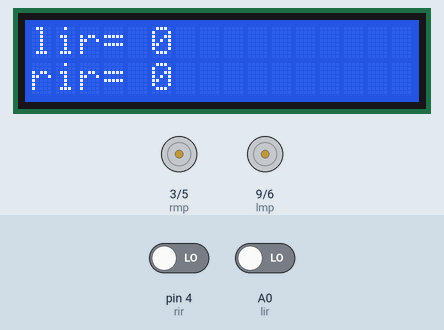
This sketch was run on a simulated Arduino Uno, built with avr-gcc and run on an emulated ATmega328P. On the bench: 16×2 character LCD, motor-driver pin pairs drawn as motors (green arrow = first pin HIGH = forward, orange = second pin HIGH = backward, longer = more drive). The inputs (shaded band) are chosen by the test bench; at power-on: pin 4 (rir) LOW, A0 (lir) LOW.

Above: at 1.2 s.
1.3 s: pin 4 (rir) driven HIGH
At 2.4 s:
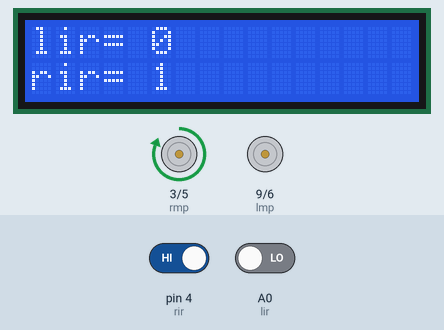
2.8 s: A0 (lir) driven HIGH
At 3.2 s:
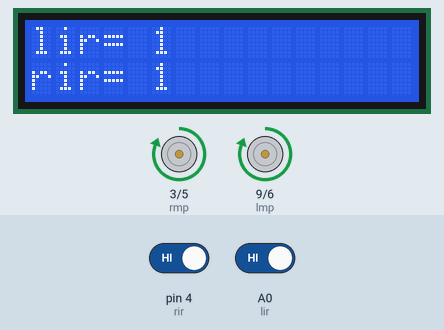
4.3 s: pin 4 (rir) driven LOW
At 4.7 s:
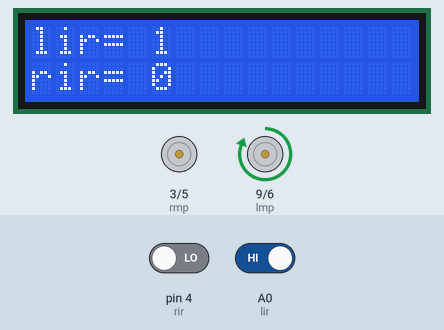
Timing chart, 0 to 7.3 s (numbered marks = the images above; inputs shaded):
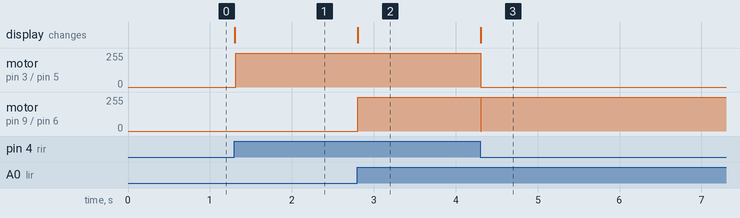

Measured:
- after the input at 1.3 s, motor on pin 3 (rmp) / pin 5 (rmn): stopped → forward 255/255 at once; the display: changes at once (image 1)
- after the input at 2.8 s, motor on pin 9 (lmp) / pin 6 (lmn): stopped → forward 255/255 at once; the display: changes at once (image 2)
- after the input at 4.3 s, motor on pin 3 (rmp) / pin 5 (rmn): forward 255/255 → stopped at once; motor on pin 9 (lmp) / pin 6 (lmn): forward 255/255 → stopped at once, → forward 255/255 0.01 s later; the display: changes at once (image 3)

The sketch:

Line_follower_with_LCD.ino
```cpp
#include <LiquidCrystal.h>
LiquidCrystal lcd(2,7,8,10,11,12,13);

#define rmp 3
#define rmn 5
#define lmp 9
#define lmn 6
#define lir A0
#define rir 4
void setup() {
  pinMode(rmp,OUTPUT);
  pinMode(rmn,OUTPUT);
  pinMode(lmp,OUTPUT);
  pinMode(lmn,OUTPUT);
  pinMode(lir,INPUT);
  pinMode(rir,INPUT);
  lcd.begin(16,2);
}

void loop() {
  int lirr=digitalRead(lir);
  int rirr=digitalRead(rir);
  lcd.setCursor(0,0);
  lcd.print("lir= ");
  lcd.print(digitalRead(lir));
  lcd.setCursor(0,1);
  lcd.print("rir= ");
  lcd.print(digitalRead(rir));
  if(lirr==1&&rirr==1)
  {
    fm();
    lcd.setCursor(0,0);
    lcd.print("lir= ");
    lcd.print(digitalRead(lir));
    lcd.setCursor(0,1);
    lcd.print("rir= ");
    lcd.print(digitalRead(rir));
  }
  if(lirr==0&&rirr==1)
  { st();
    delay(10);
    while(lirr==0)
    {
      lm();
      lirr=digitalRead(lir);
      rirr=digitalRead(rir);
      lcd.setCursor(0,0);
      lcd.print("lir= ");
      lcd.print(digitalRead(lir));
      lcd.setCursor(0,1);
      lcd.print("rir= ");
      lcd.print(digitalRead(rir));
    }
  }
  if(lirr==1&&rirr==0)
  {
    st();
    delay(10);
    while(rirr==0)
    {
      rm();
      lirr=digitalRead(lir);
      rirr=digitalRead(rir);
      lcd.setCursor(0,0);
      lcd.print("lir= ");
      lcd.print(digitalRead(lir));
      lcd.setCursor(0,1);
      lcd.print("rir= ");
      lcd.print(digitalRead(rir));
    }
  }
  if(lirr==0&&rirr==0)
  {
    st();
    lcd.setCursor(0,0);
    lcd.print("lir= ");
    lcd.print(digitalRead(lir));
    lcd.setCursor(0,1);
    lcd.print("rir= ");
    lcd.print(digitalRead(rir));
  }

}
void fm()
{
  digitalWrite(lmp,HIGH);
  digitalWrite(lmn,LOW);
  digitalWrite(rmn,LOW);
  digitalWrite(rmp,HIGH);
}
void bm()
{
   digitalWrite(lmp,LOW);
  digitalWrite(lmn,HIGH);
  digitalWrite(rmn,HIGH);
  digitalWrite(rmp,LOW);
}
void lm()
{
   digitalWrite(rmn,LOW);
   digitalWrite(rmp,HIGH);
   digitalWrite(lmp,LOW);
   digitalWrite(lmn,LOW);
}
void rm()
{
   digitalWrite(lmp,HIGH);
   digitalWrite(lmn,LOW);
   digitalWrite(rmn,LOW);
   digitalWrite(rmp,LOW);

 }
void st()
{
   digitalWrite(lmp,LOW);
  digitalWrite(lmn,LOW);
  digitalWrite(rmn,LOW);
  digitalWrite(rmp,LOW);
}
```
